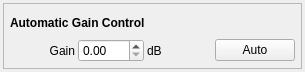
<?xml version="1.0" encoding="UTF-8"?>
<ui version="4.0">
 <class>GainControl</class>
 <widget class="QWidget" name="GainControl">
  <property name="geometry">
   <rect>
    <x>0</x>
    <y>0</y>
    <width>305</width>
    <height>72</height>
   </rect>
  </property>
  <property name="windowTitle">
   <string>Form</string>
  </property>
  <layout class="QGridLayout" name="gridLayout">
   <property name="leftMargin">
    <number>3</number>
   </property>
   <property name="topMargin">
    <number>3</number>
   </property>
   <property name="rightMargin">
    <number>3</number>
   </property>
   <property name="bottomMargin">
    <number>3</number>
   </property>
   <property name="spacing">
    <number>0</number>
   </property>
   <item row="0" column="0">
    <widget class="QFrame" name="frame">
     <property name="frameShape">
      <enum>QFrame::StyledPanel</enum>
     </property>
     <property name="frameShadow">
      <enum>QFrame::Raised</enum>
     </property>
     <layout class="QGridLayout" name="gridLayout_2">
      <property name="leftMargin">
       <number>6</number>
      </property>
      <property name="topMargin">
       <number>6</number>
      </property>
      <property name="rightMargin">
       <number>6</number>
      </property>
      <property name="bottomMargin">
       <number>6</number>
      </property>
      <property name="spacing">
       <number>3</number>
      </property>
      <item row="1" column="2">
       <widget class="QLabel" name="label_2">
        <property name="text">
         <string>dB</string>
        </property>
       </widget>
      </item>
      <item row="1" column="3">
       <widget class="QPushButton" name="autoPushButton">
        <property name="text">
         <string>Auto</string>
        </property>
        <property name="checkable">
         <bool>true</bool>
        </property>
       </widget>
      </item>
      <item row="1" column="0">
       <widget class="QLabel" name="label">
        <property name="text">
         <string>Gain</string>
        </property>
        <property name="alignment">
         <set>Qt::AlignRight|Qt::AlignTrailing|Qt::AlignVCenter</set>
        </property>
       </widget>
      </item>
      <item row="1" column="1">
       <widget class="QDoubleSpinBox" name="gainSpin"/>
      </item>
      <item row="0" column="0" colspan="4">
       <widget class="QLabel" name="label_3">
        <property name="text">
         <string>&lt;b&gt;Automatic Gain Control&lt;/b&gt;</string>
        </property>
        <property name="textFormat">
         <enum>Qt::RichText</enum>
        </property>
       </widget>
      </item>
     </layout>
    </widget>
   </item>
  </layout>
 </widget>
 <resources/>
 <connections/>
</ui>
